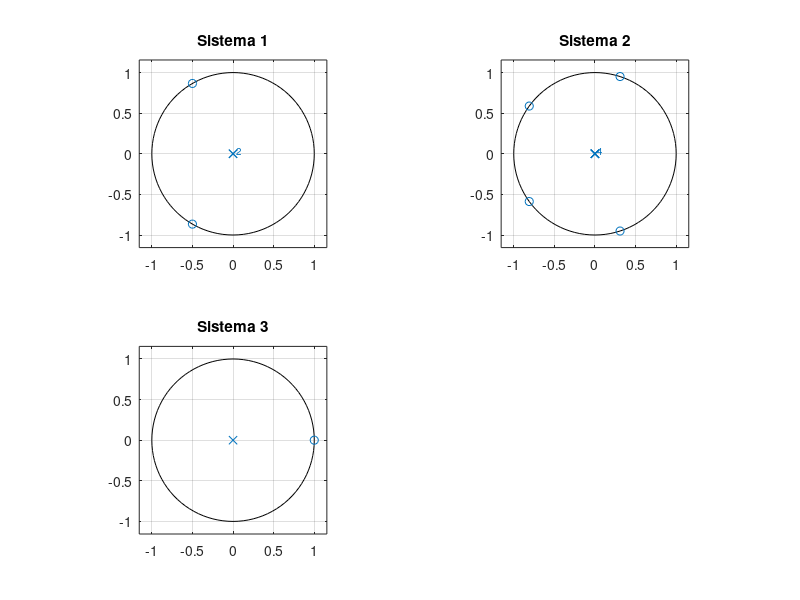
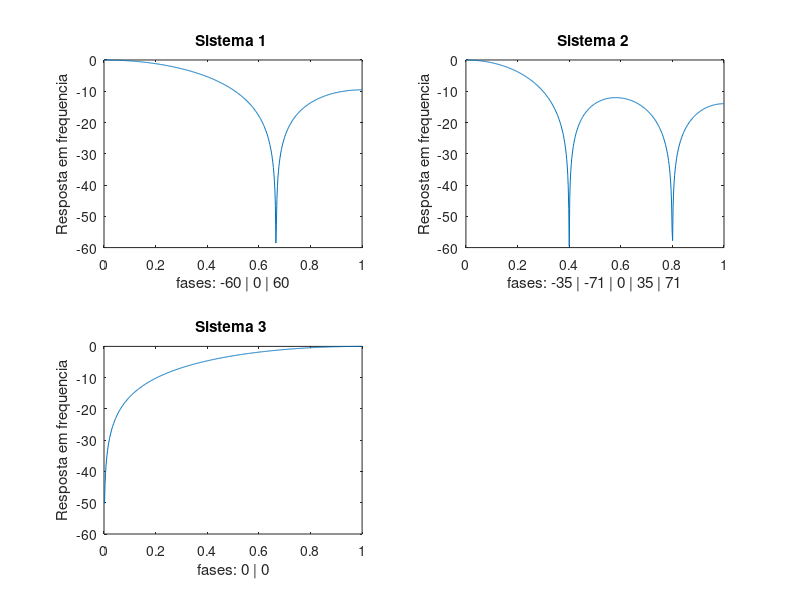

Source code (MATLAB) for these figures, in order:
clear,close,clc

%a

%Sistemas do trabalho nº4
h1=[1 1 1]/3;
h2=[1 1 1 1 1]/5;
h3=[0.5 -0.5];

%numerados e denominadores de cada sistema:
num1=[1 1 1];   %Sistema 1
den1=[3];

num2=[1 1 1 1 1];  %Sistema 2
den2=[5];  

num3=[1 -1];    %Sistema 3
den3=[2];

figure(1)

subplot(2,2,1)
zplane(num1,den1)
title('Sistema 1')

subplot(2,2,2)
zplane(num2,den2)
title('Sistema 2')

subplot(2,2,3)
zplane(num3,den3)
title('Sistema 3')

%b

figure(2)

subplot(2,2,1)
[H1,w1]= freqz(num1,den1);
plot(w1./pi,20*log10(abs(H1)))
title('Sistema 1 ')
ylabel('Resposta em frequencia')
xlabel('fases: -60 | 0 | 60')

subplot(2,2,2)
[H2,w2]= freqz(num2,den2);
plot(w2./pi,20*log10(abs(H2)))
title('Sistema 2 ')
ylabel('Resposta em frequencia')
xlabel('fases: -35 | -71 | 0 | 35 | 71')

subplot(2,2,3)
[H3,w3]= freqz(num3,den3);
plot(w3./pi,20*log10(abs(H3)))
title('Sistema 3 ')
ylabel('Resposta em frequencia')
xlabel('fases: 0 | 0')

%c

%Ao analisar os sistemas e os seus polos podemos observar que quando um
%polo e zero é igual a 0 teremos a resposta em frequencia tambem igual a 0.

%Fase dos zeros calculos aqui, mas valores nos eixos das abcissas da 
% alinea b:

%Sistema 1:   polo1->(-0.5,0.866);      fase=sin^-1(0.866)=60
%             polo2->(0,0);             fase=0
%             polo3->(-0.5,-0.866);     fase=-60
% 
%Sistema 2:   polo1->(-0.809,0.587);    fase=35
%             polo2->(0.309,-0.951);    fase=-71
%             polo3->(0,0);             fase=0
%             polo2->(-0.809,-0.587);   fase=-35 
%             polo2->(0.309,0.951);     fase=71
%
%Sistema 3:   Nao existem zeros logo as fases=0


